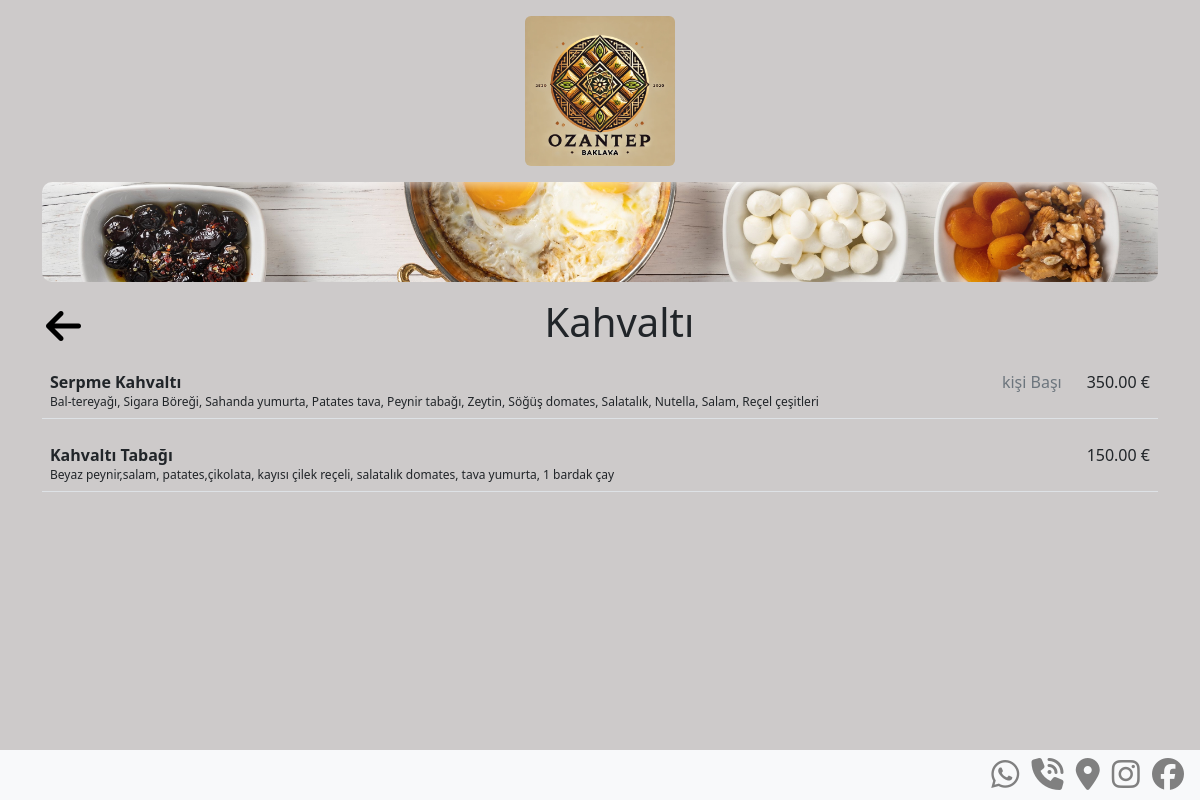
Screenshot of /category/kahvalti with the database file from the repository.
### pages/models.py (models this page shows, shortened)
class Category(models.Model):
    name = models.CharField(max_length=100)
    slug = models.SlugField(default="",blank=True,null=False,db_index=True, max_length=50,)
    isActive = models.BooleanField(default=False)
    image = models.ImageField(upload_to="images",default="")

class Product(models.Model):
    name = models.CharField(max_length=100)
    description = models.TextField()
    isActive = models.BooleanField(default=False)
    category = models.ForeignKey(Category,default=1,on_delete=models.CASCADE,related_name='products')
    person_type = models.CharField(max_length=20, null=True, blank=True, choices=[('per_person', 'Per Person'), ('total', 'Total')])
    price = models.DecimalField(max_digits=10, decimal_places=2,default=0)  # Price field added

### pages/views.py (the view)
# urls.py: path('category/<slug:slug>',views.getProductByCategory,name="products_by_category"),
def getProductByCategory(request, slug):
    try:
        products = Product.objects.filter(category__slug=slug)
        category = Category.objects.get(slug=slug)
        if not products.exists():  # Check if the queryset is empty
            return render(request, 'pages/non-category.html',{
                "category":category
            })
        return render(request, 'pages/detail.html', {
            'products': products,
            'category': category
        })
    except Category.DoesNotExist:
        return render(request, 'pages/non-category.html')

### pages/templates/pages/detail.html (shortened to what this page needs)
{% extends "layout.html" %}
{% load static %}
{% block style_css %}
<link rel="stylesheet" href="{% static 'pages/css/style.css' %}">
{% endblock style_css %}
{% block search_nabvar %}
{% load static %}
<nav >
    <div class="display-flex justify-content-center align-items-center mt-3 ">
        <img class="img-fluid rounded" src="{% static 'img/logo2.jpg' %}" style="width: 150px; height: auto;" >
    </div>
</nav> {% endblock search_nabvar %}
{% block content %}
<div class="container mb-5">
  <div style="width:100%; height:100px; border-radius:10px; margin-top:1rem; background-image:linear-gradient(180deg, rgba(255,255,255,0.5) 0%, rgba(255,255,255,0.10) 10%, rgba(255,255,255,0) 100%), url({{category.image.url}}); background-size:cover; background-repeat:no-repeat; background-position:center center;"></div>
  <div style="display:flex; align-items:center; justify-content:space-between; mb-5" class="mt-3">
    <div>
      <a href="{% url 'index_lage' %}" style="color:black;">
        <i class="fa-solid fa-arrow-left ms-1 fs-1"></i>
      </a>
    </div>
    <div style="flex-grow:1; text-align:center;">
      <h1>{{ category.name }}</h1>
    </div>
  </div>
  {% for product in products %}
  <table class="table w-100 mt-2">
    <tbody>
      <tr>
        <td class="border-bottom">
          <b style="display:block;">{{product.name}}</b>
          <span class="text-black-removed text-opacity-25" style="font-size:12px; line-height:16px; display:inline-grid; display:block; width: 90%;">{{product.description}}</span>
        </td>
        <td class="border-bottom text-nowrap text-end" width="1">
          <div class="text-end">
            <span class="text-muted opacity-70">    {% if product.person_type == "per_person" %}
              kişi Başı
              {% else %}
              &nbsp;
              &nbsp;
          {% endif %}</span>
            &nbsp;<span style="width:80px; display:inline-block;">{{product.price}}	&#8364;</span>
          </div>
        </td>
      </tr>
    </tbody>
  </table>
{% endfor %}
</div>
{% endblock content %}

### static/css/style.css (style rules this page uses)
body { background-color: #cdcaca; }
.display-flex { display: flex; }
.justify-content-center { justify-content: center; }
.align-items-center { align-items: center; }

### pages/static/pages/css/style.css (style rules this page uses)
.display-flex { display: flex; justify-content: center; align-items: center; flex-wrap: wrap; }
body { background-color: #cdcaca; }
.display-flex { display: flex; }
.justify-content-center { justify-content: center; }
.align-items-center { align-items: center; }

### rows the page displays
Category: image (picture), name "Kahvaltı"
Product: name "Serpme Kahvaltı", description "Bal-tereyağı, Sigara Böreği, Sahanda yumurta, Patates tava, Peynir tabağı, Zeytin, Söğüş domates, Salatalık, Nutella, Salam, Reçel çeşitleri", person_type "kişi Başı", price "350.00"
Product: name "Kahvaltı Tabağı", description "Beyaz peynir,salam, patates,çikolata, kayısı çilek reçeli, salatalık domates, tava yumurta, 1 bardak çay", price "150.00"
